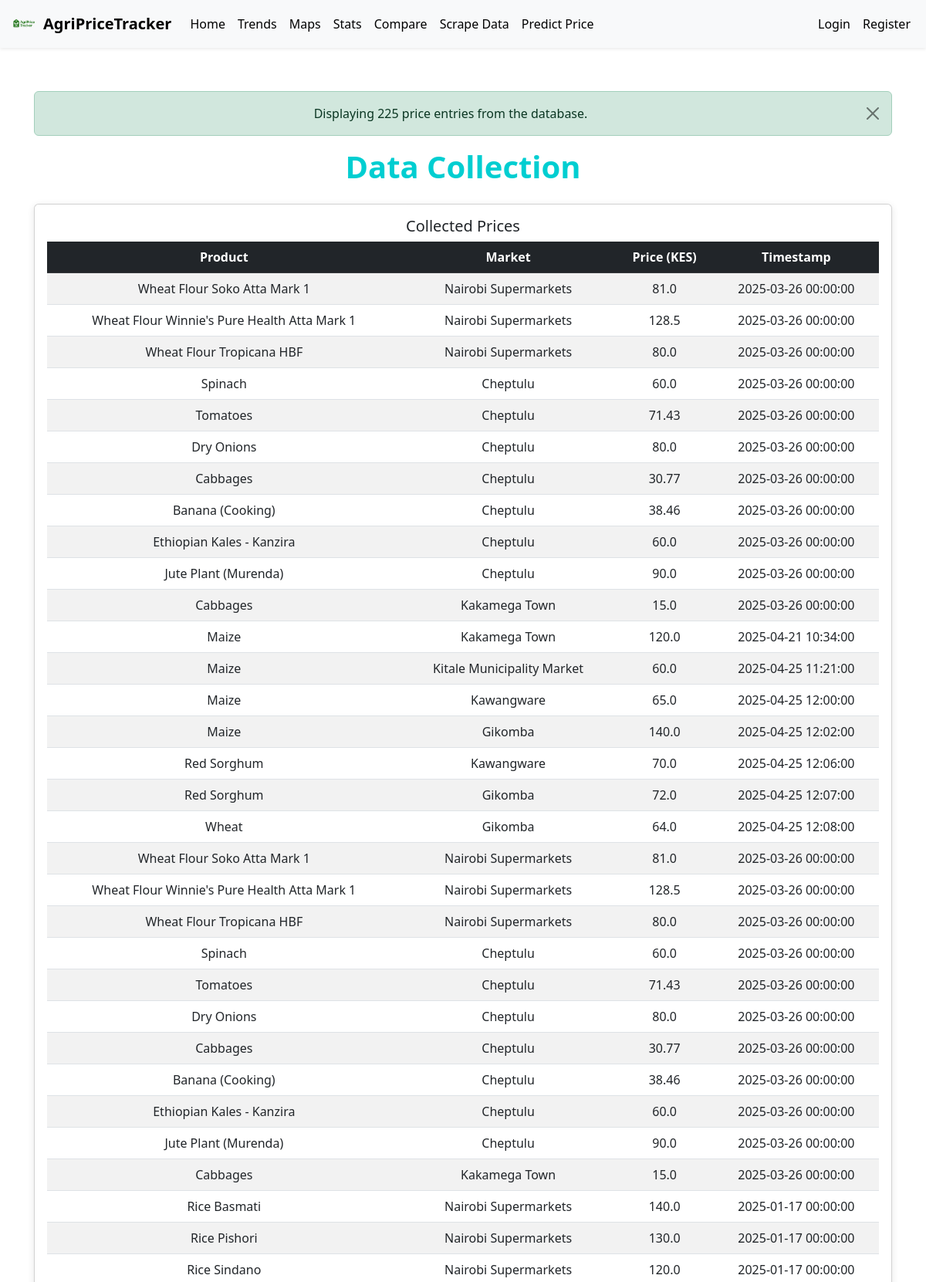
The app's page /scrape (upper part) with its own data.
### app/models/price.py (models this page shows, shortened)
class Price(db.Model):
    id = db.Column(db.Integer, primary_key=True)
    product_id = db.Column(db.Integer, db.ForeignKey('product.id'), nullable=False)
    market_id = db.Column(db.Integer, db.ForeignKey('market.id'), nullable=False)
    price = db.Column(db.Float, nullable=False)
    timestamp = db.Column(db.DateTime, default=db.func.current_timestamp())
    product = db.relationship('Product', backref='prices')
    market = db.relationship('Market', backref='prices')
    __table_args__ = (
        CheckConstraint('price >= 0', name='non_negative_price'),
    )

### app/models/product.py (models this page shows, shortened)
class Product(db.Model):
    id = db.Column(db.Integer, primary_key=True)
    name = db.Column(db.String(100), nullable=False)

### app/models/market.py (models this page shows, shortened)
class Market(db.Model):
    id = db.Column(db.Integer, primary_key=True)
    name = db.Column(db.String(64), nullable=False)
    region_id = db.Column(db.Integer, db.ForeignKey('region.id'), nullable=False)
    latitude = db.Column(db.Float, nullable=True)
    longitude = db.Column(db.Float, nullable=True)
    region = db.relationship('Region', backref='markets')

### app/routes/data.py (the view)
@data_bp.route('/scrape', methods=['GET'])
def scrape():
    prices = Price.query.all()
    if prices:
        flash(f"Displaying {len(prices)} price entries from the database.", "success")
    else:
        flash("No prices found in the database.", "info")
    return render_template('data/prices.html', prices=prices)

### app/templates/data/prices.html (shortened to what this page needs)
{% extends "base.html" %}
{% block content %}
    <h1 class="mb-4">Data Collection</h1>
    {% if prices %}
        <div class="card">
            <div class="card-body">
                <h5 class="card-title">Collected Prices</h5>
                <table class="table table-striped table-hover">
                    <thead class="table-dark">
                        <tr>
                            <th>Product</th>
                            <th>Market</th>
                            <th>Price (KES)</th>
                            <th>Timestamp</th>
                        </tr>
                    </thead>
                    <tbody>
                        {% for price in prices %}
                        <tr>
                            <td>{{ price.product.name }}</td>
                            <td>{{ price.market.name }}</td>
                            <td>{{ price.price }}</td>
                            <td>{{ price.timestamp }}</td>
                        </tr>
                        {% endfor %}
                    </tbody>
                </table>
            </div>
        </div>
    {% else %}
        <div class="alert alert-info">
            <p>No data collected yet. Use the <a href="{{ url_for('data.scrape') }}">Scrape</a> option in the navbar.</p>
        </div>
    {% endif %}
{% endblock %}

### app/templates/base.html (shortened to what this page needs)
<!DOCTYPE html>
<html lang="en">
<head>
    <link href="../static/css/style.css" rel="stylesheet">
    <link rel="stylesheet" href="https://cdn.jsdelivr.net/npm/bootstrap@5.3.0/dist/css/bootstrap.min.css">
</head>
<body>
    <nav class="navbar navbar-expand-lg navbar-light bg-light shadow-sm">
        <div class="container-fluid">
            <a class="navbar-brand d-flex align-items-center" href="{{ url_for('main.home') }}">
                <img src="../static/img/logo.png" alt="AgriPriceTracker Logo" height="36" class="me-2">
                <span class="fw-bold">AgriPriceTracker</span>
            </a>
            <div class="collapse navbar-collapse" id="navbarNav">
                <ul class="navbar-nav me-auto mb-2 mb-lg-0">
                    <li class="nav-item"><a class="nav-link" href="{{ url_for('main.home') }}">Home</a></li>
                    <li class="nav-item"><a class="nav-link" href="{{ url_for('analysis.trends') }}">Trends</a></li>
                    <li class="nav-item"><a class="nav-link" href="{{ url_for('analysis.map_view') }}">Maps</a></li>
                    <li class="nav-item"><a class="nav-link" href="{{ url_for('analysis.stats') }}">Stats</a></li>
                    <li class="nav-item"><a class="nav-link" href="{{ url_for('analysis.compare') }}">Compare</a></li>
                    <li class="nav-item"><a class="nav-link" href="{{ url_for('data.scrape') }}">Scrape Data</a></li>
                    <li class="nav-item"><a class="nav-link" href="{{ url_for('analysis.predict_price') }}">Predict Price</a></li>
                </ul>
                <ul class="navbar-nav">
                    {% if current_user.is_authenticated %}
                        <li class="nav-item"><a class="nav-link" href="{{ url_for('auth.logout') }}">Logout</a></li>
                    {% else %}
                        <li class="nav-item"><a class="nav-link" href="{{ url_for('auth.login') }}">Login</a></li>
                        <li class="nav-item"><a class="nav-link" href="{{ url_for('auth.register') }}">Register</a></li>
                    {% endif %}
                </ul>
            </div>
        </div>
    </nav>
    <main class="content-overlay">
        <div class="container mt-4">
            {% with messages = get_flashed_messages(with_categories=true) %}
                {% if messages %}
                    {% for category, message in messages %}
                        <div class="alert alert-{{ category }} alert-dismissible fade show" role="alert">
                            {{ message }}
                            <button type="button" class="btn-close" data-bs-dismiss="alert" aria-label="Close"></button>
                        </div>
                    {% endfor %}
                {% endif %}
            {% endwith %}
            {% block content %}{% endblock %}
        </div>
    </main>
</body>
</html>

### app/static/css/style.css (style rules this page uses)
.navbar { box-shadow: 0 2px 4px rgba(0, 0, 0, 0.1); padding: 10px 0; }
.navbar-brand { display: flex; align-items: center; font-weight: bold; color: darkturquoise; }
.navbar-brand img { height: 36px; margin-right: 10px; border-radius: 5px; }
.nav-link { font-weight: 500; transition: color 0.3s ease; }
.navbar-nav .nav-link { color: #000; transition: color 0.3s ease; }
.alert { margin-top: 20px; }
.content-overlay { padding: 40px 20px; text-align: center; }
.content-overlay h1 { font-size: 2.5rem; font-weight: bold; color: darkturquoise; }
.container { max-width: 1200px; margin: 0 auto; }
img { max-width: 100%; height: auto; }
.content-overlay { background-color: transparent; min-height: 100vh; padding: 2rem; border-radius: 8px; }
.container, .container-fluid { background-color: transparent; }
.card { background-color: #fff; border-radius: 8px; box-shadow: 0 2px 4px rgba(0, 0, 0, 0.1); }
body { background: url('/static/images/bg-farm.jpg') no-repeat center center fixed; background-size: cover; }
.card { background-color: rgba(255, 255, 255, 0.95); border-radius: 12px; box-shadow: 0 2px 10px rgba(0, 0, 0, 0.1); }
h1, .card-title { color: #1e3a8a; }

### records on screen
Price: product.name "Wheat Flour Soko Atta Mark 1", market.name "Nairobi Supermarkets", price "81.0", timestamp "2025-03-26 00:00:00"
Price: product.name "Wheat Flour Winnie's Pure Health Atta Mark 1", market.name "Nairobi Supermarkets", price "128.5", timestamp "2025-03-26 00:00:00"
Price: product.name "Wheat Flour Tropicana HBF", market.name "Nairobi Supermarkets", price "80.0", timestamp "2025-03-26 00:00:00"
Price: product.name "Spinach", market.name "Cheptulu", price "60.0", timestamp "2025-03-26 00:00:00"
Price: product.name "Tomatoes", market.name "Cheptulu", price "71.43", timestamp "2025-03-26 00:00:00"
Price: product.name "Dry Onions", market.name "Cheptulu", price "80.0", timestamp "2025-03-26 00:00:00"
Price: product.name "Cabbages", market.name "Cheptulu", price "30.77", timestamp "2025-03-26 00:00:00"
Price: product.name "Banana (Cooking)", market.name "Cheptulu", price "38.46", timestamp "2025-03-26 00:00:00"
Price: product.name "Ethiopian Kales - Kanzira", market.name "Cheptulu", price "60.0", timestamp "2025-03-26 00:00:00"
Price: product.name "Jute Plant (Murenda)", market.name "Cheptulu", price "90.0", timestamp "2025-03-26 00:00:00"
Price: product.name "Cabbages", market.name "Kakamega Town", price "15.0", timestamp "2025-03-26 00:00:00"
Price: product.name "Maize", market.name "Kakamega Town", price "120.0", timestamp "2025-04-21 10:34:00"
Price: product.name "Maize", market.name "Kitale Municipality Market", price "60.0", timestamp "2025-04-25 11:21:00"
Price: product.name "Maize", market.name "Kawangware", price "65.0", timestamp "2025-04-25 12:00:00"
Price: product.name "Maize", market.name "Gikomba", price "140.0", timestamp "2025-04-25 12:02:00"
Price: product.name "Red Sorghum", market.name "Kawangware", price "70.0", timestamp "2025-04-25 12:06:00"
Price: product.name "Red Sorghum", market.name "Gikomba", price "72.0", timestamp "2025-04-25 12:07:00"
Price: product.name "Wheat", market.name "Gikomba", price "64.0", timestamp "2025-04-25 12:08:00"
Price: product.name "Wheat Flour Soko Atta Mark 1", market.name "Nairobi Supermarkets", price "81.0", timestamp "2025-03-26 00:00:00"
Price: product.name "Wheat Flour Winnie's Pure Health Atta Mark 1", market.name "Nairobi Supermarkets", price "128.5", timestamp "2025-03-26 00:00:00"
Price: product.name "Wheat Flour Tropicana HBF", market.name "Nairobi Supermarkets", price "80.0", timestamp "2025-03-26 00:00:00"
Price: product.name "Spinach", market.name "Cheptulu", price "60.0", timestamp "2025-03-26 00:00:00"
Price: product.name "Tomatoes", market.name "Cheptulu", price "71.43", timestamp "2025-03-26 00:00:00"
Price: product.name "Dry Onions", market.name "Cheptulu", price "80.0", timestamp "2025-03-26 00:00:00"
Price: product.name "Cabbages", market.name "Cheptulu", price "30.77", timestamp "2025-03-26 00:00:00"
Price: product.name "Banana (Cooking)", market.name "Cheptulu", price "38.46", timestamp "2025-03-26 00:00:00"
Price: product.name "Ethiopian Kales - Kanzira", market.name "Cheptulu", price "60.0", timestamp "2025-03-26 00:00:00"
Price: product.name "Jute Plant (Murenda)", market.name "Cheptulu", price "90.0", timestamp "2025-03-26 00:00:00"
Price: product.name "Cabbages", market.name "Kakamega Town", price "15.0", timestamp "2025-03-26 00:00:00"
Price: product.name "Rice Basmati", market.name "Nairobi Supermarkets", price "140.0", timestamp "2025-01-17 00:00:00"
Price: product.name "Rice Pishori", market.name "Nairobi Supermarkets", price "130.0", timestamp "2025-01-17 00:00:00"
Price: product.name "Rice Sindano", market.name "Nairobi Supermarkets", price "120.0", timestamp "2025-01-17 00:00:00"

### other values on screen
{{ message }} "Displaying 225 price entries from the database."
